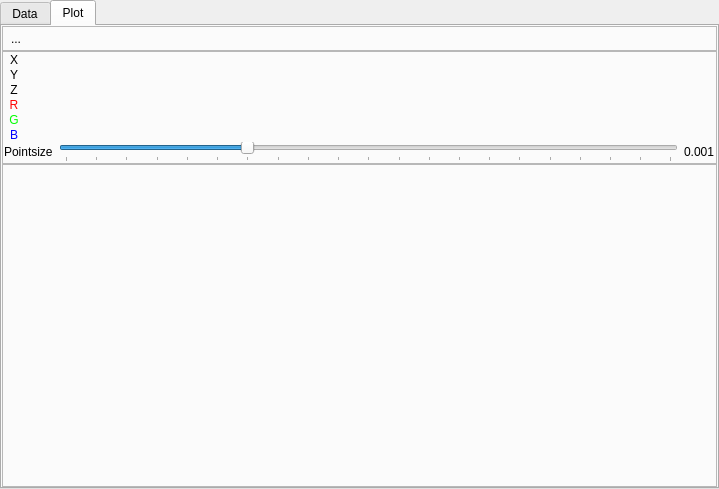
<?xml version="1.0" encoding="UTF-8"?>
<ui version="4.0">
 <class>ShWatchTable</class>
 <widget class="QWidget" name="ShWatchTable">
  <property name="geometry">
   <rect>
    <x>0</x>
    <y>0</y>
    <width>719</width>
    <height>489</height>
   </rect>
  </property>
  <property name="windowTitle">
   <string/>
  </property>
  <property name="windowIcon">
   <iconset resource="../../glslDevil.qrc">
    <normaloff>:/icons/icons/watch-icon_32.png</normaloff>:/icons/icons/watch-icon_32.png</iconset>
  </property>
  <layout class="QVBoxLayout">
   <property name="spacing">
    <number>0</number>
   </property>
   <property name="margin">
    <number>0</number>
   </property>
   <item>
    <widget class="QTabWidget" name="tabWidget">
     <property name="currentIndex">
      <number>1</number>
     </property>
     <widget class="QWidget" name="tableTab">
      <attribute name="title">
       <string>Data</string>
      </attribute>
      <layout class="QHBoxLayout">
       <property name="spacing">
        <number>0</number>
       </property>
       <property name="margin">
        <number>0</number>
       </property>
       <item>
        <widget class="QFrame" name="frame">
         <property name="frameShape">
          <enum>QFrame::StyledPanel</enum>
         </property>
         <property name="frameShadow">
          <enum>QFrame::Raised</enum>
         </property>
         <layout class="QVBoxLayout">
          <property name="spacing">
           <number>1</number>
          </property>
          <property name="margin">
           <number>0</number>
          </property>
          <item>
           <widget class="QToolButton" name="tbHideInactive">
            <property name="toolTip">
             <string>Hide inactive vertices</string>
            </property>
            <property name="text">
             <string>...</string>
            </property>
            <property name="icon">
             <iconset resource="../../glslDevil.qrc">
              <normaloff>:/icons/icons/watch-hide-inactive_32.png</normaloff>:/icons/icons/watch-hide-inactive_32.png</iconset>
            </property>
            <property name="checkable">
             <bool>true</bool>
            </property>
           </widget>
          </item>
          <item>
           <spacer>
            <property name="orientation">
             <enum>Qt::Vertical</enum>
            </property>
            <property name="sizeHint" stdset="0">
             <size>
              <width>20</width>
              <height>40</height>
             </size>
            </property>
           </spacer>
          </item>
         </layout>
        </widget>
       </item>
       <item>
        <widget class="QTableView" name="tvVertices">
         <property name="alternatingRowColors">
          <bool>true</bool>
         </property>
         <property name="selectionMode">
          <enum>QAbstractItemView::SingleSelection</enum>
         </property>
         <property name="selectionBehavior">
          <enum>QAbstractItemView::SelectRows</enum>
         </property>
         <property name="sortingEnabled">
          <bool>false</bool>
         </property>
        </widget>
       </item>
      </layout>
     </widget>
     <widget class="QWidget" name="scatterTab">
      <attribute name="title">
       <string>Plot</string>
      </attribute>
      <layout class="QVBoxLayout">
       <property name="spacing">
        <number>0</number>
       </property>
       <property name="margin">
        <number>0</number>
       </property>
       <item>
        <widget class="QFrame" name="frame_2">
         <property name="maximumSize">
          <size>
           <width>16777215</width>
           <height>30</height>
          </size>
         </property>
         <property name="frameShape">
          <enum>QFrame::StyledPanel</enum>
         </property>
         <property name="frameShadow">
          <enum>QFrame::Raised</enum>
         </property>
         <layout class="QHBoxLayout">
          <property name="spacing">
           <number>2</number>
          </property>
          <property name="margin">
           <number>1</number>
          </property>
          <item>
           <widget class="QToolButton" name="tbShowMapping">
            <property name="toolTip">
             <string>show color mapping</string>
            </property>
            <property name="text">
             <string>...</string>
            </property>
            <property name="icon">
             <iconset resource="../../glslDevil.qrc">
              <normaloff>:/icons/icons/watch-vector-mapping_32.png</normaloff>:/icons/icons/watch-vector-mapping_32.png</iconset>
            </property>
            <property name="checkable">
             <bool>true</bool>
            </property>
            <property name="checked">
             <bool>false</bool>
            </property>
            <property name="autoRaise">
             <bool>true</bool>
            </property>
           </widget>
          </item>
          <item>
           <spacer>
            <property name="orientation">
             <enum>Qt::Horizontal</enum>
            </property>
            <property name="sizeHint" stdset="0">
             <size>
              <width>40</width>
              <height>10</height>
             </size>
            </property>
           </spacer>
          </item>
         </layout>
        </widget>
       </item>
       <item>
        <widget class="QFrame" name="fMapping">
         <property name="sizePolicy">
          <sizepolicy hsizetype="Preferred" vsizetype="Fixed">
           <horstretch>0</horstretch>
           <verstretch>0</verstretch>
          </sizepolicy>
         </property>
         <property name="maximumSize">
          <size>
           <width>16777215</width>
           <height>300</height>
          </size>
         </property>
         <property name="frameShape">
          <enum>QFrame::StyledPanel</enum>
         </property>
         <property name="frameShadow">
          <enum>QFrame::Raised</enum>
         </property>
         <layout class="QVBoxLayout">
          <property name="spacing">
           <number>0</number>
          </property>
          <property name="margin">
           <number>1</number>
          </property>
          <item>
           <layout class="QFormLayout" name="formLayout">
            <property name="fieldGrowthPolicy">
             <enum>QFormLayout::AllNonFixedFieldsGrow</enum>
            </property>
            <property name="horizontalSpacing">
             <number>1</number>
            </property>
            <property name="verticalSpacing">
             <number>1</number>
            </property>
            <property name="margin">
             <number>0</number>
            </property>
            <item row="0" column="0">
             <widget class="QLabel" name="label_4">
              <property name="minimumSize">
               <size>
                <width>20</width>
                <height>0</height>
               </size>
              </property>
              <property name="palette">
               <palette>
                <active>
                 <colorrole role="WindowText">
                  <brush brushstyle="SolidPattern">
                   <color alpha="255">
                    <red>0</red>
                    <green>0</green>
                    <blue>0</blue>
                   </color>
                  </brush>
                 </colorrole>
                 <colorrole role="Text">
                  <brush brushstyle="SolidPattern">
                   <color alpha="255">
                    <red>0</red>
                    <green>0</green>
                    <blue>0</blue>
                   </color>
                  </brush>
                 </colorrole>
                 <colorrole role="ButtonText">
                  <brush brushstyle="SolidPattern">
                   <color alpha="255">
                    <red>0</red>
                    <green>0</green>
                    <blue>0</blue>
                   </color>
                  </brush>
                 </colorrole>
                </active>
                <inactive>
                 <colorrole role="WindowText">
                  <brush brushstyle="SolidPattern">
                   <color alpha="255">
                    <red>0</red>
                    <green>0</green>
                    <blue>0</blue>
                   </color>
                  </brush>
                 </colorrole>
                 <colorrole role="Text">
                  <brush brushstyle="SolidPattern">
                   <color alpha="255">
                    <red>0</red>
                    <green>0</green>
                    <blue>0</blue>
                   </color>
                  </brush>
                 </colorrole>
                 <colorrole role="ButtonText">
                  <brush brushstyle="SolidPattern">
                   <color alpha="255">
                    <red>0</red>
                    <green>0</green>
                    <blue>0</blue>
                   </color>
                  </brush>
                 </colorrole>
                </inactive>
                <disabled>
                 <colorrole role="WindowText">
                  <brush brushstyle="SolidPattern">
                   <color alpha="255">
                    <red>128</red>
                    <green>128</green>
                    <blue>128</blue>
                   </color>
                  </brush>
                 </colorrole>
                 <colorrole role="Text">
                  <brush brushstyle="SolidPattern">
                   <color alpha="255">
                    <red>199</red>
                    <green>199</green>
                    <blue>199</blue>
                   </color>
                  </brush>
                 </colorrole>
                 <colorrole role="ButtonText">
                  <brush brushstyle="SolidPattern">
                   <color alpha="255">
                    <red>128</red>
                    <green>128</green>
                    <blue>128</blue>
                   </color>
                  </brush>
                 </colorrole>
                </disabled>
               </palette>
              </property>
              <property name="frameShape">
               <enum>QFrame::NoFrame</enum>
              </property>
              <property name="frameShadow">
               <enum>QFrame::Plain</enum>
              </property>
              <property name="text">
               <string>X</string>
              </property>
              <property name="alignment">
               <set>Qt::AlignCenter</set>
              </property>
             </widget>
            </item>
            <item row="0" column="1">
             <widget class="ShMappingWidget" name="MappingX" native="true">
              <property name="minimumSize">
               <size>
                <width>400</width>
                <height>0</height>
               </size>
              </property>
              <layout class="QHBoxLayout" name="horizontalLayout_2">
               <property name="spacing">
                <number>0</number>
               </property>
               <property name="margin">
                <number>0</number>
               </property>
              </layout>
             </widget>
            </item>
            <item row="1" column="0">
             <widget class="QLabel" name="label_9">
              <property name="minimumSize">
               <size>
                <width>20</width>
                <height>0</height>
               </size>
              </property>
              <property name="palette">
               <palette>
                <active>
                 <colorrole role="WindowText">
                  <brush brushstyle="SolidPattern">
                   <color alpha="255">
                    <red>0</red>
                    <green>0</green>
                    <blue>0</blue>
                   </color>
                  </brush>
                 </colorrole>
                 <colorrole role="Text">
                  <brush brushstyle="SolidPattern">
                   <color alpha="255">
                    <red>0</red>
                    <green>0</green>
                    <blue>0</blue>
                   </color>
                  </brush>
                 </colorrole>
                 <colorrole role="ButtonText">
                  <brush brushstyle="SolidPattern">
                   <color alpha="255">
                    <red>0</red>
                    <green>0</green>
                    <blue>0</blue>
                   </color>
                  </brush>
                 </colorrole>
                </active>
                <inactive>
                 <colorrole role="WindowText">
                  <brush brushstyle="SolidPattern">
                   <color alpha="255">
                    <red>0</red>
                    <green>0</green>
                    <blue>0</blue>
                   </color>
                  </brush>
                 </colorrole>
                 <colorrole role="Text">
                  <brush brushstyle="SolidPattern">
                   <color alpha="255">
                    <red>0</red>
                    <green>0</green>
                    <blue>0</blue>
                   </color>
                  </brush>
                 </colorrole>
                 <colorrole role="ButtonText">
                  <brush brushstyle="SolidPattern">
                   <color alpha="255">
                    <red>0</red>
                    <green>0</green>
                    <blue>0</blue>
                   </color>
                  </brush>
                 </colorrole>
                </inactive>
                <disabled>
                 <colorrole role="WindowText">
                  <brush brushstyle="SolidPattern">
                   <color alpha="255">
                    <red>128</red>
                    <green>128</green>
                    <blue>128</blue>
                   </color>
                  </brush>
                 </colorrole>
                 <colorrole role="Text">
                  <brush brushstyle="SolidPattern">
                   <color alpha="255">
                    <red>199</red>
                    <green>199</green>
                    <blue>199</blue>
                   </color>
                  </brush>
                 </colorrole>
                 <colorrole role="ButtonText">
                  <brush brushstyle="SolidPattern">
                   <color alpha="255">
                    <red>128</red>
                    <green>128</green>
                    <blue>128</blue>
                   </color>
                  </brush>
                 </colorrole>
                </disabled>
               </palette>
              </property>
              <property name="frameShape">
               <enum>QFrame::NoFrame</enum>
              </property>
              <property name="frameShadow">
               <enum>QFrame::Plain</enum>
              </property>
              <property name="text">
               <string>Y</string>
              </property>
              <property name="alignment">
               <set>Qt::AlignCenter</set>
              </property>
             </widget>
            </item>
            <item row="1" column="1">
             <widget class="ShMappingWidget" name="MappingY" native="true">
              <property name="minimumSize">
               <size>
                <width>400</width>
                <height>0</height>
               </size>
              </property>
              <layout class="QHBoxLayout" name="horizontalLayout_3">
               <property name="spacing">
                <number>0</number>
               </property>
               <property name="margin">
                <number>0</number>
               </property>
              </layout>
             </widget>
            </item>
            <item row="2" column="0">
             <widget class="QLabel" name="label_10">
              <property name="minimumSize">
               <size>
                <width>20</width>
                <height>0</height>
               </size>
              </property>
              <property name="palette">
               <palette>
                <active>
                 <colorrole role="WindowText">
                  <brush brushstyle="SolidPattern">
                   <color alpha="255">
                    <red>0</red>
                    <green>0</green>
                    <blue>0</blue>
                   </color>
                  </brush>
                 </colorrole>
                 <colorrole role="Text">
                  <brush brushstyle="SolidPattern">
                   <color alpha="255">
                    <red>0</red>
                    <green>0</green>
                    <blue>0</blue>
                   </color>
                  </brush>
                 </colorrole>
                 <colorrole role="ButtonText">
                  <brush brushstyle="SolidPattern">
                   <color alpha="255">
                    <red>0</red>
                    <green>0</green>
                    <blue>0</blue>
                   </color>
                  </brush>
                 </colorrole>
                </active>
                <inactive>
                 <colorrole role="WindowText">
                  <brush brushstyle="SolidPattern">
                   <color alpha="255">
                    <red>0</red>
                    <green>0</green>
                    <blue>0</blue>
                   </color>
                  </brush>
                 </colorrole>
                 <colorrole role="Text">
                  <brush brushstyle="SolidPattern">
                   <color alpha="255">
                    <red>0</red>
                    <green>0</green>
                    <blue>0</blue>
                   </color>
                  </brush>
                 </colorrole>
                 <colorrole role="ButtonText">
                  <brush brushstyle="SolidPattern">
                   <color alpha="255">
                    <red>0</red>
                    <green>0</green>
                    <blue>0</blue>
                   </color>
                  </brush>
                 </colorrole>
                </inactive>
                <disabled>
                 <colorrole role="WindowText">
                  <brush brushstyle="SolidPattern">
                   <color alpha="255">
                    <red>128</red>
                    <green>128</green>
                    <blue>128</blue>
                   </color>
                  </brush>
                 </colorrole>
                 <colorrole role="Text">
                  <brush brushstyle="SolidPattern">
                   <color alpha="255">
                    <red>199</red>
                    <green>199</green>
                    <blue>199</blue>
                   </color>
                  </brush>
                 </colorrole>
                 <colorrole role="ButtonText">
                  <brush brushstyle="SolidPattern">
                   <color alpha="255">
                    <red>128</red>
                    <green>128</green>
                    <blue>128</blue>
                   </color>
                  </brush>
                 </colorrole>
                </disabled>
               </palette>
              </property>
              <property name="frameShape">
               <enum>QFrame::NoFrame</enum>
              </property>
              <property name="frameShadow">
               <enum>QFrame::Plain</enum>
              </property>
              <property name="text">
               <string>Z</string>
              </property>
              <property name="alignment">
               <set>Qt::AlignCenter</set>
              </property>
             </widget>
            </item>
            <item row="2" column="1">
             <widget class="ShMappingWidget" name="MappingZ" native="true">
              <property name="minimumSize">
               <size>
                <width>400</width>
                <height>0</height>
               </size>
              </property>
              <layout class="QHBoxLayout" name="horizontalLayout_4">
               <property name="spacing">
                <number>0</number>
               </property>
               <property name="margin">
                <number>0</number>
               </property>
              </layout>
             </widget>
            </item>
            <item row="3" column="0">
             <widget class="QLabel" name="label">
              <property name="minimumSize">
               <size>
                <width>20</width>
                <height>0</height>
               </size>
              </property>
              <property name="palette">
               <palette>
                <active>
                 <colorrole role="WindowText">
                  <brush brushstyle="SolidPattern">
                   <color alpha="255">
                    <red>255</red>
                    <green>0</green>
                    <blue>0</blue>
                   </color>
                  </brush>
                 </colorrole>
                 <colorrole role="Text">
                  <brush brushstyle="SolidPattern">
                   <color alpha="255">
                    <red>0</red>
                    <green>0</green>
                    <blue>0</blue>
                   </color>
                  </brush>
                 </colorrole>
                 <colorrole role="ButtonText">
                  <brush brushstyle="SolidPattern">
                   <color alpha="255">
                    <red>0</red>
                    <green>0</green>
                    <blue>0</blue>
                   </color>
                  </brush>
                 </colorrole>
                </active>
                <inactive>
                 <colorrole role="WindowText">
                  <brush brushstyle="SolidPattern">
                   <color alpha="255">
                    <red>255</red>
                    <green>0</green>
                    <blue>0</blue>
                   </color>
                  </brush>
                 </colorrole>
                 <colorrole role="Text">
                  <brush brushstyle="SolidPattern">
                   <color alpha="255">
                    <red>0</red>
                    <green>0</green>
                    <blue>0</blue>
                   </color>
                  </brush>
                 </colorrole>
                 <colorrole role="ButtonText">
                  <brush brushstyle="SolidPattern">
                   <color alpha="255">
                    <red>0</red>
                    <green>0</green>
                    <blue>0</blue>
                   </color>
                  </brush>
                 </colorrole>
                </inactive>
                <disabled>
                 <colorrole role="WindowText">
                  <brush brushstyle="SolidPattern">
                   <color alpha="255">
                    <red>128</red>
                    <green>128</green>
                    <blue>128</blue>
                   </color>
                  </brush>
                 </colorrole>
                 <colorrole role="Text">
                  <brush brushstyle="SolidPattern">
                   <color alpha="255">
                    <red>199</red>
                    <green>199</green>
                    <blue>199</blue>
                   </color>
                  </brush>
                 </colorrole>
                 <colorrole role="ButtonText">
                  <brush brushstyle="SolidPattern">
                   <color alpha="255">
                    <red>128</red>
                    <green>128</green>
                    <blue>128</blue>
                   </color>
                  </brush>
                 </colorrole>
                </disabled>
               </palette>
              </property>
              <property name="frameShape">
               <enum>QFrame::NoFrame</enum>
              </property>
              <property name="frameShadow">
               <enum>QFrame::Plain</enum>
              </property>
              <property name="text">
               <string>R</string>
              </property>
              <property name="alignment">
               <set>Qt::AlignCenter</set>
              </property>
             </widget>
            </item>
            <item row="3" column="1">
             <widget class="ShMappingWidget" name="MappingRed" native="true">
              <property name="minimumSize">
               <size>
                <width>400</width>
                <height>0</height>
               </size>
              </property>
              <layout class="QHBoxLayout" name="horizontalLayout_5">
               <property name="spacing">
                <number>0</number>
               </property>
               <property name="margin">
                <number>0</number>
               </property>
              </layout>
             </widget>
            </item>
            <item row="4" column="0">
             <widget class="QLabel" name="label_2">
              <property name="minimumSize">
               <size>
                <width>20</width>
                <height>0</height>
               </size>
              </property>
              <property name="palette">
               <palette>
                <active>
                 <colorrole role="WindowText">
                  <brush brushstyle="SolidPattern">
                   <color alpha="255">
                    <red>0</red>
                    <green>255</green>
                    <blue>0</blue>
                   </color>
                  </brush>
                 </colorrole>
                 <colorrole role="Text">
                  <brush brushstyle="SolidPattern">
                   <color alpha="255">
                    <red>0</red>
                    <green>0</green>
                    <blue>0</blue>
                   </color>
                  </brush>
                 </colorrole>
                 <colorrole role="ButtonText">
                  <brush brushstyle="SolidPattern">
                   <color alpha="255">
                    <red>0</red>
                    <green>0</green>
                    <blue>0</blue>
                   </color>
                  </brush>
                 </colorrole>
                </active>
                <inactive>
                 <colorrole role="WindowText">
                  <brush brushstyle="SolidPattern">
                   <color alpha="255">
                    <red>0</red>
                    <green>255</green>
                    <blue>0</blue>
                   </color>
                  </brush>
                 </colorrole>
                 <colorrole role="Text">
                  <brush brushstyle="SolidPattern">
                   <color alpha="255">
                    <red>0</red>
                    <green>0</green>
                    <blue>0</blue>
                   </color>
                  </brush>
                 </colorrole>
                 <colorrole role="ButtonText">
                  <brush brushstyle="SolidPattern">
                   <color alpha="255">
                    <red>0</red>
                    <green>0</green>
                    <blue>0</blue>
                   </color>
                  </brush>
                 </colorrole>
                </inactive>
                <disabled>
                 <colorrole role="WindowText">
                  <brush brushstyle="SolidPattern">
                   <color alpha="255">
                    <red>128</red>
                    <green>128</green>
                    <blue>128</blue>
                   </color>
                  </brush>
                 </colorrole>
                 <colorrole role="Text">
                  <brush brushstyle="SolidPattern">
                   <color alpha="255">
                    <red>199</red>
                    <green>199</green>
                    <blue>199</blue>
                   </color>
                  </brush>
                 </colorrole>
                 <colorrole role="ButtonText">
                  <brush brushstyle="SolidPattern">
                   <color alpha="255">
                    <red>128</red>
                    <green>128</green>
                    <blue>128</blue>
                   </color>
                  </brush>
                 </colorrole>
                </disabled>
               </palette>
              </property>
              <property name="frameShape">
               <enum>QFrame::NoFrame</enum>
              </property>
              <property name="frameShadow">
               <enum>QFrame::Plain</enum>
              </property>
              <property name="text">
               <string>G</string>
              </property>
              <property name="alignment">
               <set>Qt::AlignCenter</set>
              </property>
             </widget>
            </item>
            <item row="4" column="1">
             <widget class="ShMappingWidget" name="MappingGreen" native="true">
              <property name="minimumSize">
               <size>
                <width>400</width>
                <height>0</height>
               </size>
              </property>
              <layout class="QHBoxLayout" name="horizontalLayout_6">
               <property name="spacing">
                <number>0</number>
               </property>
               <property name="margin">
                <number>0</number>
               </property>
              </layout>
             </widget>
            </item>
            <item row="5" column="0">
             <widget class="QLabel" name="label_3">
              <property name="minimumSize">
               <size>
                <width>20</width>
                <height>0</height>
               </size>
              </property>
              <property name="palette">
               <palette>
                <active>
                 <colorrole role="WindowText">
                  <brush brushstyle="SolidPattern">
                   <color alpha="255">
                    <red>0</red>
                    <green>0</green>
                    <blue>255</blue>
                   </color>
                  </brush>
                 </colorrole>
                 <colorrole role="Text">
                  <brush brushstyle="SolidPattern">
                   <color alpha="255">
                    <red>0</red>
                    <green>0</green>
                    <blue>0</blue>
                   </color>
                  </brush>
                 </colorrole>
                 <colorrole role="ButtonText">
                  <brush brushstyle="SolidPattern">
                   <color alpha="255">
                    <red>0</red>
                    <green>0</green>
                    <blue>0</blue>
                   </color>
                  </brush>
                 </colorrole>
                </active>
                <inactive>
                 <colorrole role="WindowText">
                  <brush brushstyle="SolidPattern">
                   <color alpha="255">
                    <red>0</red>
                    <green>0</green>
                    <blue>255</blue>
                   </color>
                  </brush>
                 </colorrole>
                 <colorrole role="Text">
                  <brush brushstyle="SolidPattern">
                   <color alpha="255">
                    <red>0</red>
                    <green>0</green>
                    <blue>0</blue>
                   </color>
                  </brush>
                 </colorrole>
                 <colorrole role="ButtonText">
                  <brush brushstyle="SolidPattern">
                   <color alpha="255">
                    <red>0</red>
                    <green>0</green>
                    <blue>0</blue>
                   </color>
                  </brush>
                 </colorrole>
                </inactive>
                <disabled>
                 <colorrole role="WindowText">
                  <brush brushstyle="SolidPattern">
                   <color alpha="255">
                    <red>128</red>
                    <green>128</green>
                    <blue>128</blue>
                   </color>
                  </brush>
                 </colorrole>
                 <colorrole role="Text">
                  <brush brushstyle="SolidPattern">
                   <color alpha="255">
                    <red>199</red>
                    <green>199</green>
                    <blue>199</blue>
                   </color>
                  </brush>
                 </colorrole>
                 <colorrole role="ButtonText">
                  <brush brushstyle="SolidPattern">
                   <color alpha="255">
                    <red>128</red>
                    <green>128</green>
                    <blue>128</blue>
                   </color>
                  </brush>
                 </colorrole>
                </disabled>
               </palette>
              </property>
              <property name="frameShape">
               <enum>QFrame::NoFrame</enum>
              </property>
              <property name="frameShadow">
               <enum>QFrame::Plain</enum>
              </property>
              <property name="text">
               <string>B</string>
              </property>
              <property name="alignment">
               <set>Qt::AlignCenter</set>
              </property>
             </widget>
            </item>
            <item row="5" column="1">
             <widget class="ShMappingWidget" name="MappingBlue" native="true">
              <property name="minimumSize">
               <size>
                <width>400</width>
                <height>0</height>
               </size>
              </property>
              <layout class="QHBoxLayout" name="horizontalLayout_7">
               <property name="spacing">
                <number>0</number>
               </property>
               <property name="margin">
                <number>0</number>
               </property>
              </layout>
             </widget>
            </item>
           </layout>
          </item>
          <item>
           <layout class="QHBoxLayout" name="horizontalLayout">
            <property name="spacing">
             <number>6</number>
            </property>
            <property name="margin">
             <number>0</number>
            </property>
            <item>
             <widget class="QLabel" name="label_5">
              <property name="text">
               <string>Pointsize</string>
              </property>
             </widget>
            </item>
            <item>
             <widget class="QSlider" name="slPointSize">
              <property name="minimum">
               <number>1</number>
              </property>
              <property name="maximum">
               <number>1000</number>
              </property>
              <property name="value">
               <number>300</number>
              </property>
              <property name="orientation">
               <enum>Qt::Horizontal</enum>
              </property>
              <property name="tickPosition">
               <enum>QSlider::TicksBelow</enum>
              </property>
              <property name="tickInterval">
               <number>50</number>
              </property>
             </widget>
            </item>
            <item>
             <widget class="QLabel" name="lbPointSize">
              <property name="sizePolicy">
               <sizepolicy hsizetype="Fixed" vsizetype="Fixed">
                <horstretch>0</horstretch>
                <verstretch>0</verstretch>
               </sizepolicy>
              </property>
              <property name="text">
               <string>0.001</string>
              </property>
             </widget>
            </item>
           </layout>
          </item>
         </layout>
        </widget>
       </item>
       <item>
        <layout class="QHBoxLayout">
         <property name="spacing">
          <number>1</number>
         </property>
         <property name="margin">
          <number>0</number>
         </property>
         <item>
          <widget class="QFrame" name="fGLview">
           <property name="sizePolicy">
            <sizepolicy hsizetype="Expanding" vsizetype="Expanding">
             <horstretch>0</horstretch>
             <verstretch>0</verstretch>
            </sizepolicy>
           </property>
           <property name="frameShape">
            <enum>QFrame::StyledPanel</enum>
           </property>
           <property name="frameShadow">
            <enum>QFrame::Raised</enum>
           </property>
           <layout class="QGridLayout" name="gridLayout">
            <property name="margin">
             <number>0</number>
            </property>
            <property name="spacing">
             <number>0</number>
            </property>
            <item row="0" column="0">
             <widget class="GLScatter" name="glScatter" native="true"/>
            </item>
           </layout>
          </widget>
         </item>
        </layout>
       </item>
      </layout>
     </widget>
    </widget>
   </item>
  </layout>
 </widget>
 <customwidgets>
  <customwidget>
   <class>GLScatter</class>
   <extends>QWidget</extends>
   <header>watch/glscatter.h</header>
   <container>1</container>
   <slots>
    <slot>updateGL()</slot>
   </slots>
  </customwidget>
  <customwidget>
   <class>ShMappingWidget</class>
   <extends>QWidget</extends>
   <header>watch/shmappingwidget.h</header>
   <container>1</container>
   <slots>
    <signal>updateScatter()</signal>
    <signal>clearData()</signal>
    <signal>updateData(int,int,float,float)</signal>
   </slots>
  </customwidget>
 </customwidgets>
 <resources>
  <include location="../../glslDevil.qrc"/>
 </resources>
 <connections>
  <connection>
   <sender>tbShowMapping</sender>
   <signal>toggled(bool)</signal>
   <receiver>fMapping</receiver>
   <slot>setVisible(bool)</slot>
   <hints>
    <hint type="sourcelabel">
     <x>16</x>
     <y>46</y>
    </hint>
    <hint type="destinationlabel">
     <x>9</x>
     <y>106</y>
    </hint>
   </hints>
  </connection>
  <connection>
   <sender>slPointSize</sender>
   <signal>valueChanged(int)</signal>
   <receiver>ShWatchTable</receiver>
   <slot>updatePointSize(int)</slot>
   <hints>
    <hint type="sourcelabel">
     <x>194</x>
     <y>182</y>
    </hint>
    <hint type="destinationlabel">
     <x>283</x>
     <y>-12</y>
    </hint>
   </hints>
  </connection>
  <connection>
   <sender>MappingX</sender>
   <signal>clearData()</signal>
   <receiver>ShWatchTable</receiver>
   <slot>clearData()</slot>
   <hints>
    <hint type="sourcelabel">
     <x>469</x>
     <y>65</y>
    </hint>
    <hint type="destinationlabel">
     <x>464</x>
     <y>-1</y>
    </hint>
   </hints>
  </connection>
  <connection>
   <sender>MappingY</sender>
   <signal>clearData()</signal>
   <receiver>ShWatchTable</receiver>
   <slot>clearData()</slot>
   <hints>
    <hint type="sourcelabel">
     <x>435</x>
     <y>89</y>
    </hint>
    <hint type="destinationlabel">
     <x>444</x>
     <y>-15</y>
    </hint>
   </hints>
  </connection>
  <connection>
   <sender>MappingZ</sender>
   <signal>clearData()</signal>
   <receiver>ShWatchTable</receiver>
   <slot>clearData()</slot>
   <hints>
    <hint type="sourcelabel">
     <x>400</x>
     <y>103</y>
    </hint>
    <hint type="destinationlabel">
     <x>407</x>
     <y>-22</y>
    </hint>
   </hints>
  </connection>
  <connection>
   <sender>MappingRed</sender>
   <signal>clearData()</signal>
   <receiver>ShWatchTable</receiver>
   <slot>clearData()</slot>
   <hints>
    <hint type="sourcelabel">
     <x>361</x>
     <y>123</y>
    </hint>
    <hint type="destinationlabel">
     <x>386</x>
     <y>-21</y>
    </hint>
   </hints>
  </connection>
  <connection>
   <sender>MappingGreen</sender>
   <signal>clearData()</signal>
   <receiver>ShWatchTable</receiver>
   <slot>clearData()</slot>
   <hints>
    <hint type="sourcelabel">
     <x>341</x>
     <y>135</y>
    </hint>
    <hint type="destinationlabel">
     <x>336</x>
     <y>-3</y>
    </hint>
   </hints>
  </connection>
  <connection>
   <sender>MappingBlue</sender>
   <signal>clearData()</signal>
   <receiver>ShWatchTable</receiver>
   <slot>clearData()</slot>
   <hints>
    <hint type="sourcelabel">
     <x>369</x>
     <y>150</y>
    </hint>
    <hint type="destinationlabel">
     <x>242</x>
     <y>-4</y>
    </hint>
   </hints>
  </connection>
  <connection>
   <sender>MappingX</sender>
   <signal>updateData(int,int,float,float)</signal>
   <receiver>ShWatchTable</receiver>
   <slot>updateData(int,int,float,float)</slot>
   <hints>
    <hint type="sourcelabel">
     <x>486</x>
     <y>71</y>
    </hint>
    <hint type="destinationlabel">
     <x>481</x>
     <y>-3</y>
    </hint>
   </hints>
  </connection>
  <connection>
   <sender>MappingY</sender>
   <signal>updateData(int,int,float,float)</signal>
   <receiver>ShWatchTable</receiver>
   <slot>updateData(int,int,float,float)</slot>
   <hints>
    <hint type="sourcelabel">
     <x>501</x>
     <y>85</y>
    </hint>
    <hint type="destinationlabel">
     <x>499</x>
     <y>-5</y>
    </hint>
   </hints>
  </connection>
  <connection>
   <sender>MappingZ</sender>
   <signal>updateData(int,int,float,float)</signal>
   <receiver>ShWatchTable</receiver>
   <slot>updateData(int,int,float,float)</slot>
   <hints>
    <hint type="sourcelabel">
     <x>517</x>
     <y>101</y>
    </hint>
    <hint type="destinationlabel">
     <x>519</x>
     <y>-5</y>
    </hint>
   </hints>
  </connection>
  <connection>
   <sender>MappingRed</sender>
   <signal>updateData(int,int,float,float)</signal>
   <receiver>ShWatchTable</receiver>
   <slot>updateData(int,int,float,float)</slot>
   <hints>
    <hint type="sourcelabel">
     <x>535</x>
     <y>117</y>
    </hint>
    <hint type="destinationlabel">
     <x>539</x>
     <y>-14</y>
    </hint>
   </hints>
  </connection>
  <connection>
   <sender>MappingGreen</sender>
   <signal>updateData(int,int,float,float)</signal>
   <receiver>ShWatchTable</receiver>
   <slot>updateData(int,int,float,float)</slot>
   <hints>
    <hint type="sourcelabel">
     <x>558</x>
     <y>136</y>
    </hint>
    <hint type="destinationlabel">
     <x>730</x>
     <y>85</y>
    </hint>
   </hints>
  </connection>
  <connection>
   <sender>MappingBlue</sender>
   <signal>updateData(int,int,float,float)</signal>
   <receiver>ShWatchTable</receiver>
   <slot>updateData(int,int,float,float)</slot>
   <hints>
    <hint type="sourcelabel">
     <x>580</x>
     <y>148</y>
    </hint>
    <hint type="destinationlabel">
     <x>719</x>
     <y>105</y>
    </hint>
   </hints>
  </connection>
 </connections>
 <slots>
  <slot>updatePointSize(int)</slot>
  <slot>clearData()</slot>
  <slot>updateData(int,int,float,float)</slot>
 </slots>
</ui>
